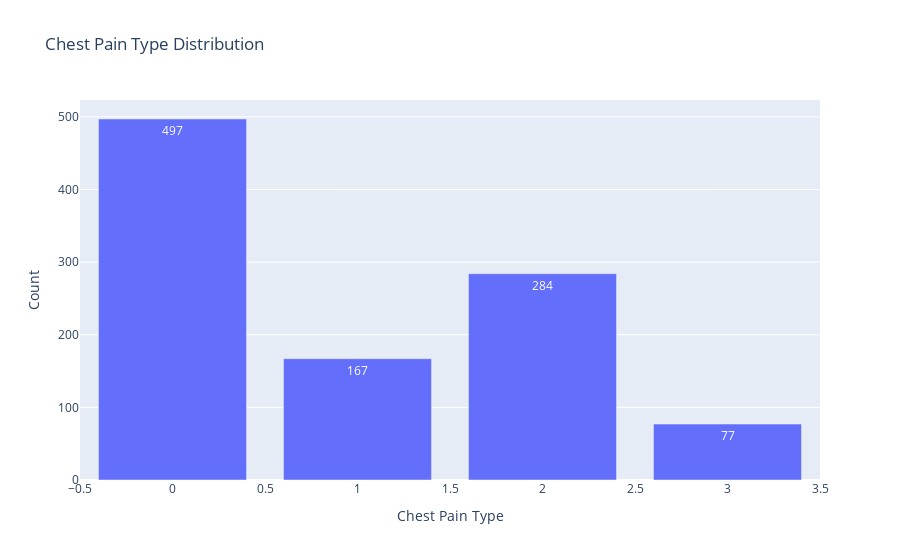

This figure's notebook cell:
### Markdown cell above
## 5. Chest pain-type distribution

### Code cell
cp_counts = df["cp"].value_counts().reset_index()
cp_counts.columns = ["Chest Pain Type", "Count"]

fig = px.bar(cp_counts, 
             x="Chest Pain Type", 
             y="Count", 
             title="Chest Pain Type Distribution", 
             text_auto=True)

fig.show()

### Figure 1 — Plotly figure (JSON) as saved in the notebook; plotly's stock layout.template omitted (floating-point values rounded to 4 significant figures)
{"data": [{"alignmentgroup": "True", "hovertemplate": "Chest Pain Type=%{x}<br>Count=%{y}<extra></extra>", "legendgroup": "", "marker": {"color": "#636efa", "pattern": {"shape": ""}}, "name": "", "offsetgroup": "", "orientation": "v", "showlegend": false, "textposition": "auto", "texttemplate": "%{y}", "type": "bar", "x": [0, 2, 1, 3], "xaxis": "x", "y": [497, 284, 167, 77], "yaxis": "y"}], "layout": {"barmode": "relative", "legend": {"tracegroupgap": 0}, "title": {"text": "Chest Pain Type Distribution"}, "xaxis": {"anchor": "y", "domain": [0, 1], "title": {"text": "Chest Pain Type"}}, "yaxis": {"anchor": "x", "domain": [0, 1], "title": {"text": "Count"}}}}
